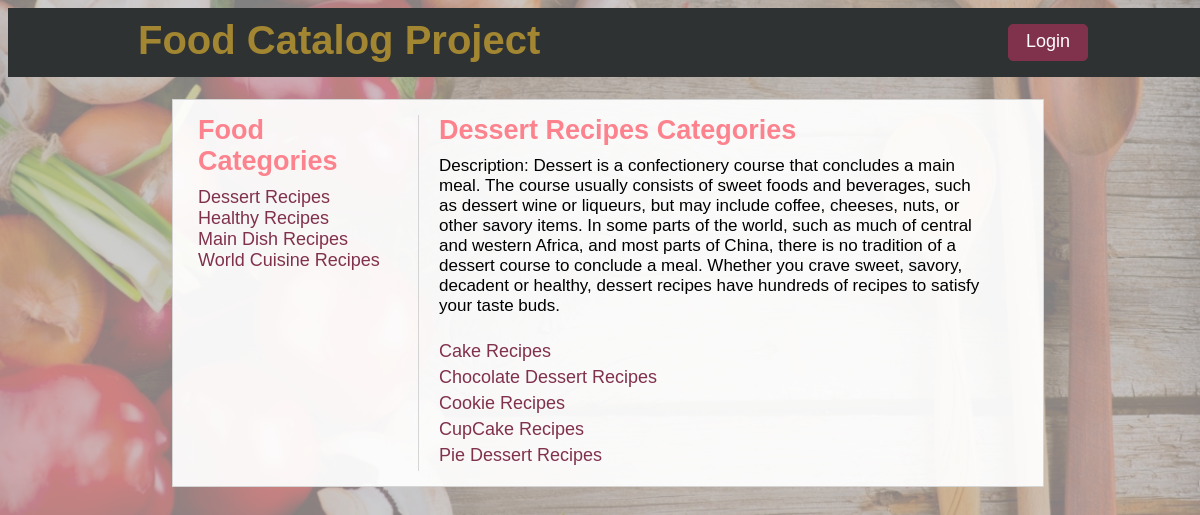
Page /categories/3/ on the earlier database version.
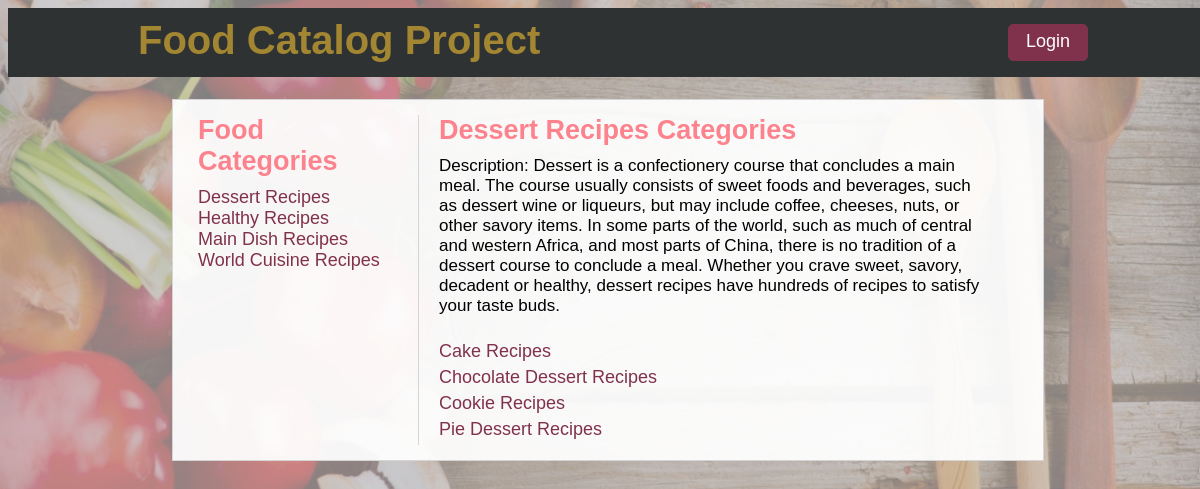
Same page on the later database version.
### database_setup_withusers.py (models this page shows, shortened)
class MainCategory(Base):
    __tablename__ = 'main_category'
    id = Column(Integer, primary_key=True)
    name = Column(String(250), nullable=False)
    description = Column(String(250))
    user_id = Column(Integer, ForeignKey('user.id'))
    user = relationship(User)

class SubCategory(Base):
    __tablename__ = 'sub_category'
    id = Column(Integer, primary_key=True)
    name = Column(String(80), nullable=False)
    description = Column(String(250))
    mainCategory_id = Column(Integer, ForeignKey('main_category.id'))
    category = relationship(MainCategory)
    user_id = Column(Integer, ForeignKey('user.id'))
    user = relationship(User)

### catalogProject.py (the view)
@app.route('/categories/<int:mainCategory_id>/')
def mainCategory(mainCategory_id):
    mainCategories = session.query(MainCategory).order_by(asc(MainCategory.name))
    mainCategory = session.query(MainCategory).filter_by(id=mainCategory_id).one()
    creator = getUserInfo(mainCategory.user_id)
    subCategories = session.query(SubCategory).filter_by(mainCategory_id=mainCategory_id).order_by(asc(SubCategory.name))
    if 'username' not in login_session:
        return render_template('public_mainCategory.html', mainCategories=mainCategories, mainCategory=mainCategory, mainCategory_id=mainCategory_id, subCategories=subCategories, creator=creator)
    else:
        return render_template('private_mainCategory.html', mainCategories=mainCategories, mainCategory=mainCategory, mainCategory_id=mainCategory_id, subCategories=subCategories, creator=creator)

### catalogProject.py (called while the page is built)
def getUserInfo(user_id):
    user = session.query(User).filter_by(id=user_id).one()
    return user

### templates/public_mainCategory.html
{% extends "main.html" %}
{% block content %}
    {% include "main-categories.html" %}
        <main class="sub-categories main-section">
            <h1 class="sub-header">{{mainCategory.name}} Recipes Categories</h1>
            <p class="descrip-p">Description: {{mainCategory.description}}</p>
            {% for i in subCategories %}
                <p>
                    <a href = '{{url_for('subCategory', mainCategory_id = mainCategory_id, subCategory_id = i.id)}}'>       {{i.name}} Recipes
                    </a>
                </p>
            {% endfor %}
        </main>
{% endblock %}

### templates/main-categories.html
<aside class="main-categories">
    <h1 class="sub-header">Food Categories</h1>
    {% for mc in mainCategories %}
        <div class='category-name'>
            <a href='{{url_for('mainCategory', mainCategory_id = mc.id)}}'>{{mc.name}} Recipes</a>
        </div>
    {% endfor %}
</aside>

Differences in the rows shown:
removed SubCategory: name "CupCake"
